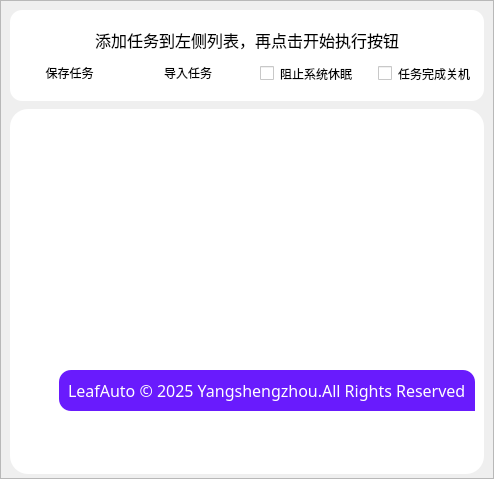
                    <widget class="QFrame" name="frame_34">
                     <property name="styleSheet">
                      <string notr="true"/>
                     </property>
                     <property name="frameShape">
                      <enum>QFrame::StyledPanel</enum>
                     </property>
                     <property name="frameShadow">
                      <enum>QFrame::Raised</enum>
                     </property>
                     <layout class="QVBoxLayout" name="verticalLayout_72" stretch="1,4">
                      <property name="spacing">
                       <number>8</number>
                      </property>
                      <property name="leftMargin">
                       <number>9</number>
                      </property>
                      <property name="topMargin">
                       <number>9</number>
                      </property>
                      <property name="rightMargin">
                       <number>9</number>
                      </property>
                      <property name="bottomMargin">
                       <number>4</number>
                      </property>
                      <item>
                       <widget class="QWidget" name="widget_64" native="true">
                        <property name="minimumSize">
                         <size>
                          <width>361</width>
                          <height>0</height>
                         </size>
                        </property>
                        <property name="maximumSize">
                         <size>
                          <width>176666</width>
                          <height>17666</height>
                         </size>
                        </property>
                        <property name="styleSheet">
                         <string notr="true">background-color: rgb(255, 255, 255);
border-radius:12px</string>
                        </property>
                        <layout class="QHBoxLayout" name="horizontalLayout_84">
                         <property name="spacing">
                          <number>0</number>
                         </property>
                         <property name="leftMargin">
                          <number>12</number>
                         </property>
                         <property name="topMargin">
                          <number>0</number>
                         </property>
                         <property name="rightMargin">
                          <number>12</number>
                         </property>
                         <property name="bottomMargin">
                          <number>0</number>
                         </property>
                         <item>
                          <layout class="QVBoxLayout" name="verticalLayout_73">
                           <property name="spacing">
                            <number>12</number>
                           </property>
                           <item>
                            <spacer name="verticalSpacer_7">
                             <property name="orientation">
                              <enum>Qt::Vertical</enum>
                             </property>
                             <property name="sizeHint" stdset="0">
                              <size>
                               <width>20</width>
                               <height>40</height>
                              </size>
                             </property>
                            </spacer>
                           </item>
                           <item>
                            <widget class="QLabel" name="label_113">
                             <property name="font">
                              <font>
                               <family>微软雅黑 Light</family>
                               <pointsize>12</pointsize>
                               <bold>false</bold>
                              </font>
                             </property>
                             <property name="styleSheet">
                              <string notr="true">QLabel {
    color: rgb(0, 0, 0);
}</string>
                             </property>
                             <property name="text">
                              <string>&lt;html&gt;&lt;head/&gt;&lt;body&gt;&lt;p align=&quot;center&quot;&gt;&lt;span style=&quot; font-weight:400;&quot;&gt;添加任务到左侧列表，再点击开始执行按钮&lt;/span&gt;&lt;/p&gt;&lt;/body&gt;&lt;/html&gt;</string>
                             </property>
                            </widget>
                           </item>
                           <item>
                            <layout class="QHBoxLayout" name="horizontalLayout_26">
                             <property name="spacing">
                              <number>24</number>
                             </property>
                             <property name="leftMargin">
                              <number>0</number>
                             </property>
                             <property name="rightMargin">
                              <number>0</number>
                             </property>
                             <item>
                              <widget class="QPushButton" name="pushButton_save">
                               <property name="font">
                                <font>
                                 <family>微软雅黑 Light</family>
                                </font>
                               </property>
                               <property name="focusPolicy">
                                <enum>Qt::NoFocus</enum>
                               </property>
                               <property name="styleSheet">
                                <string notr="true">QPushButton {  
    color: rgb(0, 0, 0);  
}</string>
                               </property>
                               <property name="text">
                                <string>保存任务</string>
                               </property>
                               <property name="icon">
                                <iconset>
                                 <normaloff>resources/img/page1/page1_保存任务.svg</normaloff>resources/img/page1/page1_保存任务.svg</iconset>
                               </property>
                              </widget>
                             </item>
                             <item>
                              <widget class="QPushButton" name="pushButton_import">
                               <property name="font">
                                <font>
                                 <family>微软雅黑 Light</family>
                                 <pointsize>9</pointsize>
                                </font>
                               </property>
                               <property name="focusPolicy">
                                <enum>Qt::NoFocus</enum>
                               </property>
                               <property name="styleSheet">
                                <string notr="true">QPushButton {  
    color: rgb(0, 0, 0);  
}</string>
                               </property>
                               <property name="text">
                                <string>导入任务</string>
                               </property>
                               <property name="icon">
                                <iconset>
                                 <normaloff>resources/img/page1/page1_导入任务.svg</normaloff>resources/img/page1/page1_导入任务.svg</iconset>
                               </property>
                              </widget>
                             </item>
                             <item alignment="Qt::AlignHCenter|Qt::AlignTop">
                              <widget class="QCheckBox" name="checkBox_stopSleep">
                               <property name="font">
                                <font>
                                 <family>微软雅黑 Light</family>
                                 <pointsize>9</pointsize>
                                </font>
                               </property>
                               <property name="layoutDirection">
                                <enum>Qt::LeftToRight</enum>
                               </property>
                               <property name="styleSheet">
                                <string notr="true">QCheckBox {
    color: rgb(0, 0, 0);
}</string>
                               </property>
                               <property name="text">
                                <string>阻止系统休眠</string>
                               </property>
                              </widget>
                             </item>
                             <item alignment="Qt::AlignHCenter|Qt::AlignTop">
                              <widget class="QCheckBox" name="checkBox_Shutdown">
                               <property name="font">
                                <font>
                                 <family>微软雅黑 Light</family>
                                 <pointsize>9</pointsize>
                                </font>
                               </property>
                               <property name="layoutDirection">
                                <enum>Qt::LeftToRight</enum>
                               </property>
                               <property name="styleSheet">
                                <string notr="true">QCheckBox {
    color: rgb(0, 0, 0);
}</string>
                               </property>
                               <property name="text">
                                <string>任务完成关机</string>
                               </property>
                              </widget>
                             </item>
                            </layout>
                           </item>
                           <item>
                            <spacer name="verticalSpacer_8">
                             <property name="orientation">
                              <enum>Qt::Vertical</enum>
                             </property>
                             <property name="sizeHint" stdset="0">
                              <size>
                               <width>20</width>
                               <height>40</height>
                              </size>
                             </property>
                            </spacer>
                           </item>
                          </layout>
                         </item>
                        </layout>
                       </widget>
                      </item>
                      <item>
                       <widget class="QFrame" name="frame_35">
                        <property name="styleSheet">
                         <string notr="true">QFrame{
background-color: rgb(255, 255, 255);
border:0px solid red;
border-radius:18px
}</string>
                        </property>
                        <property name="frameShape">
                         <enum>QFrame::StyledPanel</enum>
                        </property>
                        <property name="frameShadow">
                         <enum>QFrame::Raised</enum>
                        </property>
                        <layout class="QVBoxLayout" name="verticalLayout_74" stretch="0,0,0,0">
                         <property name="spacing">
                          <number>8</number>
                         </property>
                         <item>
                          <widget class="QFrame" name="frame_38">
                           <property name="frameShape">
                            <enum>QFrame::StyledPanel</enum>
                           </property>
                           <property name="frameShadow">
                            <enum>QFrame::Raised</enum>
                           </property>
                           <layout class="QVBoxLayout" name="verticalLayout_77">
                            <property name="spacing">
                             <number>0</number>
                            </property>
                            <property name="leftMargin">
                             <number>0</number>
                            </property>
                            <property name="topMargin">
                             <number>0</number>
                            </property>
                            <property name="rightMargin">
                             <number>0</number>
                            </property>
                            <property name="bottomMargin">
                             <number>0</number>
                            </property>
                           </layout>
                          </widget>
                         </item>
                         <item>
                          <widget class="QTextEdit" name="log_textEdit">
                           <property name="font">
                            <font>
                             <pointsize>12</pointsize>
                            </font>
                           </property>
                           <property name="cursor" stdset="0">
                            <cursorShape>IBeamCursor</cursorShape>
                           </property>
                           <property name="focusPolicy">
                            <enum>Qt::NoFocus</enum>
                           </property>
                           <property name="styleSheet">
                            <string notr="true">QTextEdit QScrollBar:vertical {
    width: 8px;
    background: transparent;
}

QTextEdit QScrollBar::handle:vertical {
    background: rgba(125, 125, 125, 20%);
    border-radius: 4px;
    min-height: 20px;
}

QTextEdit QScrollBar::handle:vertical:hover {
    background: rgba(125, 125, 125, 70%);
}

QTextEdit QScrollBar::add-line:vertical, 
QTextEdit QScrollBar::sub-line:vertical {
    height: 0px;
    width: 0px;
    background: transparent;
}

QTextEdit QScrollBar::add-page:vertical, 
QTextEdit QScrollBar::sub-page:vertical {
    background: transparent;
    border-radius: 4px;
}</string>
                           </property>
                           <property name="html">
                            <string>&lt;!DOCTYPE HTML PUBLIC &quot;-//W3C//DTD HTML 4.0//EN&quot; &quot;http://www.w3.org/TR/REC-html40/strict.dtd&quot;&gt;
&lt;html&gt;&lt;head&gt;&lt;meta name=&quot;qrichtext&quot; content=&quot;1&quot; /&gt;&lt;meta charset=&quot;utf-8&quot; /&gt;&lt;style type=&quot;text/css&quot;&gt;
p, li { white-space: pre-wrap; }
hr { height: 1px; border-width: 0; }
li.unchecked::marker { content: &quot;\2610&quot;; }
li.checked::marker { content: &quot;\2612&quot;; }
&lt;/style&gt;&lt;/head&gt;&lt;body style=&quot; font-family:'Microsoft YaHei UI'; font-size:12pt; font-weight:400; font-style:normal;&quot;&gt;
&lt;p align=&quot;justify&quot; style=&quot;-qt-paragraph-type:empty; margin-top:0px; margin-bottom:0px; margin-left:0px; margin-right:0px; -qt-block-indent:0; text-indent:0px;&quot;&gt;&lt;br /&gt;&lt;/p&gt;&lt;/body&gt;&lt;/html&gt;</string>
                           </property>
                          </widget>
                         </item>
                         <item>
                          <widget class="QFrame" name="log">
                           <property name="frameShape">
                            <enum>QFrame::StyledPanel</enum>
                           </property>
                           <property name="frameShadow">
                            <enum>QFrame::Raised</enum>
                           </property>
                           <layout class="QVBoxLayout" name="verticalLayout_78">
                            <property name="spacing">
                             <number>0</number>
                            </property>
                            <property name="leftMargin">
                             <number>0</number>
                            </property>
                            <property name="topMargin">
                             <number>0</number>
                            </property>
                            <property name="rightMargin">
                             <number>0</number>
                            </property>
                            <property name="bottomMargin">
                             <number>0</number>
                            </property>
                            <item>
                             <layout class="QHBoxLayout" name="horizontalLayout_89">
                              <item>
                               <spacer name="horizontalSpacer_16">
                                <property name="orientation">
                                 <enum>Qt::Horizontal</enum>
                                </property>
                                <property name="sizeHint" stdset="0">
                                 <size>
                                  <width>40</width>
                                  <height>20</height>
                                 </size>
                                </property>
                               </spacer>
                              </item>
                              <item>
                               <widget class="QFrame" name="frame_41">
                                <property name="styleSheet">
                                 <string notr="true">background-color: rgb(105, 27, 253);
color: rgb(255, 255, 255);
border-top-left-radius:12px;
border-top-right-radius:12px;
border-bottom-right-radius:0px;
border-bottom-left-radius:12px;</string>
                                </property>
                                <property name="frameShape">
                                 <enum>QFrame::StyledPanel</enum>
                                </property>
                                <property name="frameShadow">
                                 <enum>QFrame::Raised</enum>
                                </property>
                                <layout class="QHBoxLayout" name="horizontalLayout_90">
                                 <item>
                                  <layout class="QVBoxLayout" name="verticalLayout_79">
                                   <item>
                                    <widget class="QLabel" name="label_119">
                                     <property name="font">
                                      <font>
                                       <family>微软雅黑 Light</family>
                                       <pointsize>12</pointsize>
                                       <bold>false</bold>
                                      </font>
                                     </property>
                                     <property name="text">
                                      <string>LeafAuto © 2025 Yangshengzhou.All Rights Reserved</string>
                                     </property>
                                    </widget>
                                   </item>
                                  </layout>
                                 </item>
                                </layout>
                               </widget>
                              </item>
                             </layout>
                            </item>
                           </layout>
                          </widget>
                         </item>
                         <item>
                          <layout class="QHBoxLayout" name="horizontalLayout_95">
                           <property name="spacing">
                            <number>12</number>
                           </property>
                           <item>
                            <spacer name="horizontalSpacer_19">
                             <property name="orientation">
                              <enum>Qt::Horizontal</enum>
                             </property>
                             <property name="sizeHint" stdset="0">
                              <size>
                               <width>40</width>
                               <height>20</height>
                              </size>
                             </property>
                            </spacer>
                           </item>
                           <item>
                            <widget class="QPushButton" name="start_pushButton">
                             <property name="minimumSize">
                              <size>
                               <width>132</width>
                               <height>38</height>
                              </size>
                             </property>
                             <property name="font">
                              <font>
                               <pointsize>-1</pointsize>
                              </font>
                             </property>
                             <property name="focusPolicy">
                              <enum>Qt::NoFocus</enum>
                             </property>
                             <property name="styleSheet">
                              <string notr="true">QPushButton {  
    margin: 3px;  
    color: white;  
    background-color: qradialgradient(  
        cx: 0.5, cy: 0.5, radius: 0.5,  
        fx: 0.1, fy: 0.1,  
        stop: 0 rgb(100, 80, 200),  
        stop: 1 rgb(162, 129, 247)  
    );  
    border-radius: 18px;  
    padding: 8px 16px;  
    box-shadow: 0 4px 8px rgba(0, 0, 0, 0.1);  
    font-size: 16px;  
}  
  
QPushButton:hover {  
    background-color: qradialgradient(  
        cx: 0.5, cy: 0.5, radius: 0.5,  
        fx: 0.1, fy: 0.1,  
        stop: 0 rgb(120, 96, 224),  
        stop: 1 rgb(184, 153, 255)  
    );  
    box-shadow: 0 4px 12px rgba(0, 0, 0, 0.2);  
}  
  
QPushButton:pressed {  
    background-color: qradialgradient(  
        cx: 0.5, cy: 0.5, radius: 0.5,  
        fx: 0.1, fy: 0.1,  
        stop: 0 rgb(80, 64, 176),  
        stop: 1 rgb(144, 117, 223)  
    );  
    box-shadow: inset 0 4px 8px rgba(0, 0, 0, 0.1);  
}</string>
                             </property>
                             <property name="text">
                              <string>开始执行</string>
                             </property>
                            </widget>
                           </item>
                          </layout>
                         </item>
                        </layout>
                       </widget>
                      </item>
                     </layout>
                    </widget>
